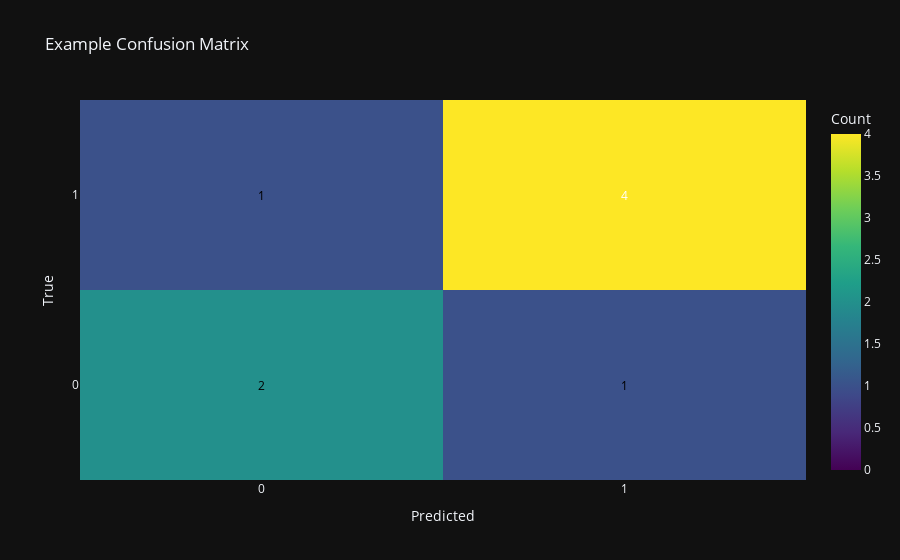

The code cell stored with this chart in its notebook:
### Code cell
y_true = np.array([0, 1, 1, 0, 0, 1, 1, 1])
y_pred = np.array([0, 0, 1, 1, 0, 1, 1, 1])

jd.plot_cmatrix(y_true, y_pred, xlabel="Predicted", ylabel="True", title="Example Confusion Matrix", color_scale="Viridis")

### Figure 1 — Plotly figure (JSON) as saved in the notebook; plotly's stock layout.template omitted (floating-point values rounded to 4 significant figures)
{"data": [{"colorbar": {"title": {"text": "Count"}}, "colorscale": [[0, "#440154"], [0.1111, "#482878"], [0.2222, "#3e4989"], [0.3333, "#31688e"], [0.4444, "#26828e"], [0.5556, "#1f9e89"], [0.6667, "#35b779"], [0.7778, "#6ece58"], [0.8889, "#b5de2b"], [1, "#fde725"]], "type": "heatmap", "x": ["0", "1"], "y": ["0", "1"], "z": [[2, 1], [1, 4]], "zmax": 4, "zmin": 0}], "layout": {"annotations": [{"font": {"color": "black"}, "showarrow": false, "text": "2", "x": "0", "y": "0"}, {"font": {"color": "black"}, "showarrow": false, "text": "1", "x": "1", "y": "0"}, {"font": {"color": "black"}, "showarrow": false, "text": "1", "x": "0", "y": "1"}, {"font": {"color": "white"}, "showarrow": false, "text": "4", "x": "1", "y": "1"}], "title": {"text": "Example Confusion Matrix"}, "xaxis": {"title": {"text": "Predicted"}}, "yaxis": {"title": {"text": "True"}}}}
